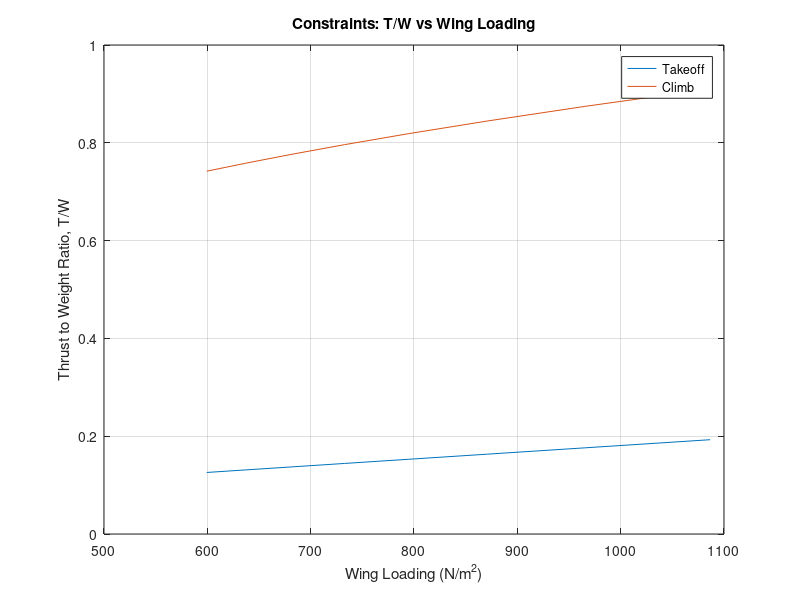

Reproduce this figure in MATLAB.
%Created by Kriston Rickman
%Date created 07/06/26
%V1.05
%Energy based constraint analysis
%Note:

%/**\

%/*simple concept of the takeoff constraint. formulas have been double
% checked and have changed base on the developing knowledge on the
% matter.*\

clearvars

%Initial assumptions of aircraft design

Gravity = 9.81;

p_SL = 1.225;
p_cruise = 0.905;

Cruise_velocity = 74.594;

C_Dmin = 0.027; % Assumption from Cirrus sr 20
C_Lmin = 0.3; % Assumption from Cirrus sr 20

Sweep_angle = 3; % Made from assumption

HP_to_watts = 745.7;

%The Design of the aircraft inputs
%NOTE Measuremnt in HP will be convert to Watts

Engine_power_HP = 180:10:250; % Assumption of Eninge need data
Span = 11.8:-0.4:9; % assume based on aircraft type
Wing_area = 15.5:-1.1:7.8; % assume based on aircraft type

Mass_without_wing_skin = 780; % assume based on aircraft type
Wing_mass_per_volume = 2700; % assumption of mass of GA aluminum
Wing_skin_thickness = 0.002; % assumption of mass of GA aluminum

% Engine Characteristics calculations

Engine_power_watts = Engine_power_HP .* HP_to_watts;

%Mass of the aircraft and related Geometry calculations

Fuel_spent_ground_to_TO = 0.11;
Fuel_mass_per_gallon = 2.8; % ARD
mass_loss_on_TO = Fuel_spent_ground_to_TO .* Fuel_mass_per_gallon;

Wing_skin_area_total = 2 .* Wing_area;
Wing_skin_volume = Wing_skin_area_total .* Wing_skin_thickness;
Wing_skin_mass = Wing_skin_volume .* Wing_mass_per_volume;

Mass_aircraft = Mass_without_wing_skin + Wing_skin_mass; % assume based on aircraft type
Mass_TO = Mass_aircraft - mass_loss_on_TO;

Weight_TO = Mass_TO * Gravity;
Wing_loading = Weight_TO ./ Wing_area;
AR_wing = Span.^2 ./ Wing_area;





%Aerodynamic calculations

    %Oswald efficiency calculations - Sweep angle calculation decision
if Sweep_angle == 0
    e = 1.78 .* (1 - 0.045 .* AR_wing.^0.68) - 0.64;
elseif Sweep_angle >= 30
    e = 4.61 .* (1 - 0.045 .* AR_wing.^0.68) .* (cosd(Sweep_angle)).^0.15 - 3.1;
elseif (Sweep_angle > 0) && (Sweep_angle < 30)
    e0 = 1.78 .* (1 - 0.045 .* AR_wing.^0.68) - 0.64;
    e30 = 4.61 .* (1 - 0.045 .* AR_wing.^0.68) .* (cosd(30)).^0.15 - 3.1;
    e = e0 + (Sweep_angle ./ 30) .* (e30 - e0);
else
    error("Sweep angle is out of range")
end
    
    %Full Drag Polar Buildup
K_1 = 1./(pi.*AR_wing.*e);

C_D0 = C_Dmin + K_1.*C_Lmin.^2;

K_2 = -2.*K_1.*C_Lmin;

%Takeoff constraint assumptions, variables and formulas
    %variables
S_G = 502.92; % Ground roll takeoff distance
K_TO = 1.2;
C_Lmax_TO = 1.7; % Assumption including flaps, elevator, and wing
Rolling_friction_coefficient = 0.03;
Propeller_efficiency_TO = 0.75; % assume based on propeller

    %Velocity formulas
Velocity_stall = sqrt((2 .* Weight_TO) ./ (p_SL .* Wing_area .* C_Lmax_TO));

Velocity_TO = K_TO * Velocity_stall;

Velocity_avg_TO = Velocity_TO ./ sqrt(2);

    %constraints sub-formulas
q_avg_TO = 0.5 .* p_SL .* Velocity_avg_TO.^2;

C_L_required_TO = 2 .* Weight_TO ./(p_SL .* Velocity_TO.^2 .* Wing_area);

%/*C_L_ground_TO For a more accurate constraint create a lift coefficient
%that is specific for ground because the ground and takeoff coefficents
% are not the same*\

C_DTO = C_D0 + (K_1.*C_L_required_TO.^2) + K_2.*C_L_required_TO;

Lift_TO = 0.5 .* p_SL .* Velocity_TO.^2 .* Wing_area .* C_L_required_TO;

Lift_avg_TO = 0.5 .* p_SL .* Velocity_avg_TO.^2 .* Wing_area .* C_L_required_TO;

Drag_TO = 0.5 .* C_DTO .* p_SL .* Wing_area .* Velocity_TO.^2;

Drag_avg_TO = 0.5 .* p_SL .* Velocity_avg_TO.^2 .* Wing_area .* C_DTO;

Thrust_TO = (Propeller_efficiency_TO .* Engine_power_watts) ./ Velocity_TO;

Acceleration_TO = Velocity_TO.^2 ./ (2 .* S_G);

Thrust_to_Weight_TO = (Acceleration_TO ./ Gravity) + (q_avg_TO .* C_DTO) ./ Wing_loading + Rolling_friction_coefficient .* (1 - (q_avg_TO .* C_L_required_TO) ./ Wing_loading); % Takeoff Constraint

%Creating scatter plot for takeoff constraint
figure;
plot(Wing_loading, Thrust_to_Weight_TO, '-');

hold on;

%Climb constraint

%Variables


%eqns

B = Mass_TO ./ Mass_aircraft;

Thrust_to_Weight_TO = B/0.5 .* (((K_1 .* B) ./ q_avg_TO) .* (Weight_TO ./ Wing_area) + K_2 + (C_D0 ./ (B ./ q_avg_TO)) .* (1 ./ (Weight_TO ./ Wing_area) + 1 ./ Velocity_TO));

%C_Lcruise = 2 .*Weight_TO./(p_cruise .* Cruise_velocity.^2 .* Wing_area);

%C_Dcruise = C_D0 + (K_1.*C_Lcruise.^2) + K_2.*C_Lcruise;

%Acceleration_horizontal_TO = (Thrust_TO - Drag_TO - Rolling_friction_coefficient .* (Weight_TO - Lift_TO)) ./ Mass_TO; % Horizontal acceleration

plot(Wing_loading, Thrust_to_Weight_TO, '-');
xlabel('Wing Loading (N/m^2)');
ylabel('Thrust to Weight Ratio, T/W');
title('Constraints: T/W vs Wing Loading');
grid on;
legend('Takeoff', 'Climb')

hold off;
